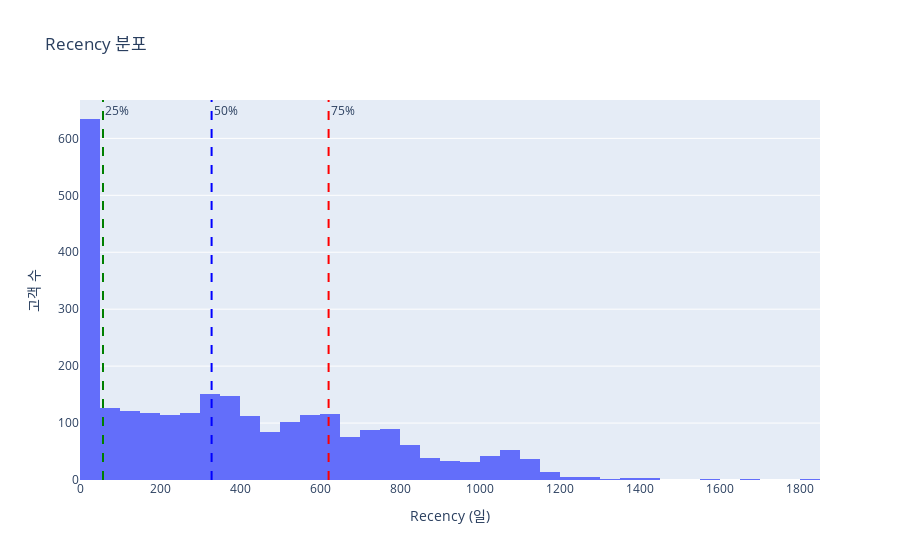
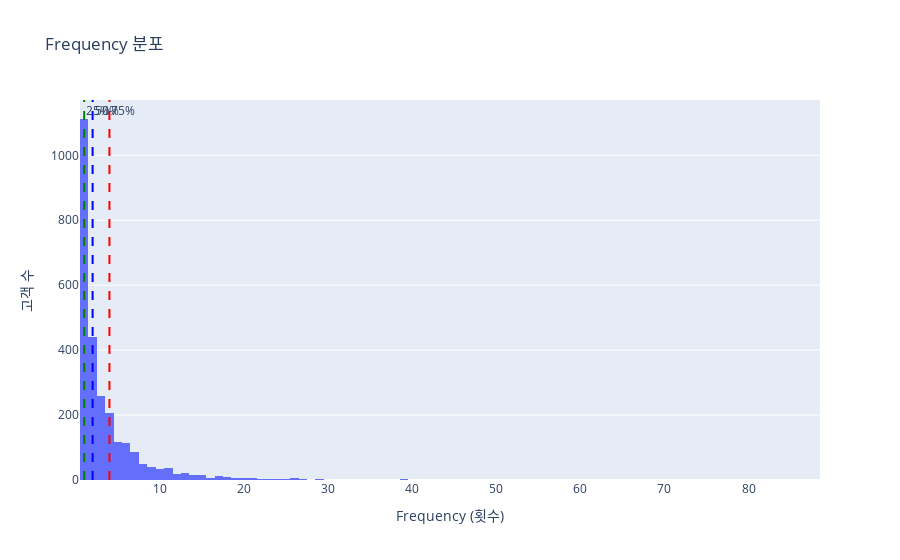
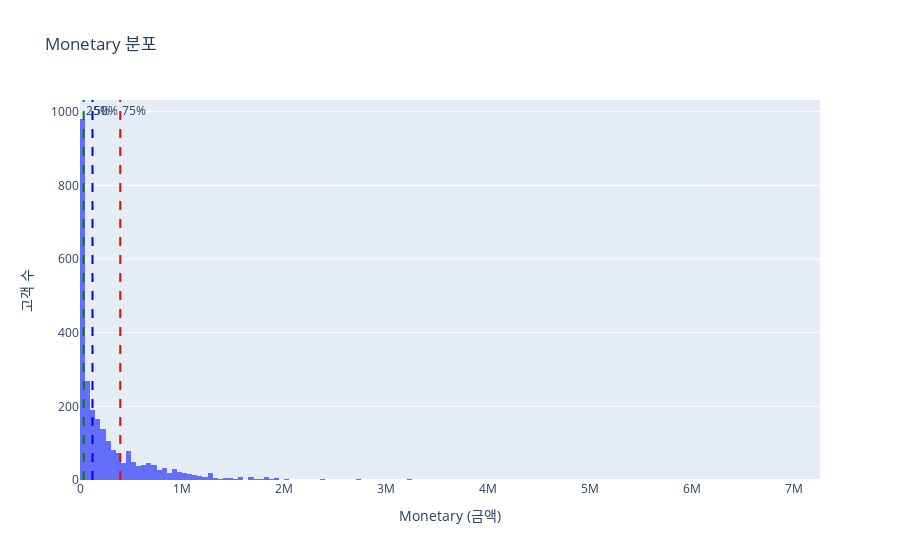

Write notebook code for charts like these, in order.
### Code cell
import plotly.graph_objs as go
import pandas as pd
from datetime import datetime
import plotly.graph_objects as go
import plotly.express as px
from qrytool import load_data_into_dataframe
import numpy as np

qry = """
    SELECT all_id, 주문id,결제일시::date,MAX(세후순결제금액) as 결제액
FROM salesmatrix
WHERE all_id IS NOT NULL AND 결제일시::date >= TO_DATE('2018-01-01', 'YYYY-MM-DD')
    AND 정산='합산'
GROUP BY all_id,주문id,결제일시::date;
    """
df = load_data_into_dataframe(qry)

# Convert '결제일시' to datetime
df['결제일시'] = pd.to_datetime(df['결제일시'])

# Calculate RFM metrics
NOW = datetime.now()
rfm = df.groupby('all_id').agg({
    '결제일시': lambda x: (NOW - x.max()).days,
    '주문id': 'count',
    '결제액': 'sum'
}).rename(columns={'결제일시': 'Recency', '주문id': 'Frequency', '결제액': 'Monetary'})


# Recency 분포
fig_recency = px.histogram(rfm, x='Recency', title='Recency 분포')
fig_recency.add_vline(x=quantiles['Recency'][0.25], line_dash="dash", line_color="green", annotation_text="25%")
fig_recency.add_vline(x=quantiles['Recency'][0.50], line_dash="dash", line_color="blue", annotation_text="50%")
fig_recency.add_vline(x=quantiles['Recency'][0.75], line_dash="dash", line_color="red", annotation_text="75%")
fig_recency.update_layout(xaxis_title='Recency (일)', yaxis_title='고객 수')
fig_recency.show()

# Frequency 분포
fig_frequency = px.histogram(rfm, x='Frequency', title='Frequency 분포')
fig_frequency.add_vline(x=quantiles['Frequency'][0.25], line_dash="dash", line_color="green", annotation_text="25%")
fig_frequency.add_vline(x=quantiles['Frequency'][0.50], line_dash="dash", line_color="blue", annotation_text="50%")
fig_frequency.add_vline(x=quantiles['Frequency'][0.75], line_dash="dash", line_color="red", annotation_text="75%")
fig_frequency.update_layout(xaxis_title='Frequency (횟수)', yaxis_title='고객 수')
fig_frequency.show()

# Monetary 분포
fig_monetary = px.histogram(rfm, x='Monetary', title='Monetary 분포')
fig_monetary.add_vline(x=quantiles['Monetary'][0.25], line_dash="dash", line_color="green", annotation_text="25%")
fig_monetary.add_vline(x=quantiles['Monetary'][0.50], line_dash="dash", line_color="blue", annotation_text="50%")
fig_monetary.add_vline(x=quantiles['Monetary'][0.75], line_dash="dash", line_color="red", annotation_text="75%")
fig_monetary.update_layout(xaxis_title='Monetary (금액)', yaxis_title='고객 수')
fig_monetary.show()

### Figure 1 — Plotly figure (JSON) as saved in the notebook; plotly's stock layout.template omitted (floating-point values rounded to 4 significant figures; data arrays with more than 128 entries replaced by an {"elided": "..."} marker saying what was removed)
{"data": [{"alignmentgroup": "True", "bingroup": "x", "hovertemplate": "Recency=%{x}<br>count=%{y}<extra></extra>", "legendgroup": "", "marker": {"color": "#636efa", "pattern": {"shape": ""}}, "name": "", "offsetgroup": "", "orientation": "v", "showlegend": false, "type": "histogram", "x": {"elided": "2640 int values"}, "xaxis": "x", "yaxis": "y"}], "layout": {"annotations": [{"showarrow": false, "text": "25%", "x": 57, "xanchor": "left", "xref": "x", "y": 1, "yanchor": "top", "yref": "y domain"}, {"showarrow": false, "text": "50%", "x": 328.5, "xanchor": "left", "xref": "x", "y": 1, "yanchor": "top", "yref": "y domain"}, {"showarrow": false, "text": "75%", "x": 621, "xanchor": "left", "xref": "x", "y": 1, "yanchor": "top", "yref": "y domain"}], "barmode": "relative", "legend": {"tracegroupgap": 0}, "shapes": [{"line": {"color": "green", "dash": "dash"}, "type": "line", "x0": 57, "x1": 57, "xref": "x", "y0": 0, "y1": 1, "yref": "y domain"}, {"line": {"color": "blue", "dash": "dash"}, "type": "line", "x0": 328.5, "x1": 328.5, "xref": "x", "y0": 0, "y1": 1, "yref": "y domain"}, {"line": {"color": "red", "dash": "dash"}, "type": "line", "x0": 621, "x1": 621, "xref": "x", "y0": 0, "y1": 1, "yref": "y domain"}], "title": {"text": "Recency 분포"}, "xaxis": {"anchor": "y", "domain": [0, 1], "title": {"text": "Recency (일)"}}, "yaxis": {"anchor": "x", "domain": [0, 1], "title": {"text": "고객 수"}}}}

### Figure 2 — Plotly figure (JSON) as saved in the notebook; plotly's stock layout.template omitted (floating-point values rounded to 4 significant figures; data arrays with more than 128 entries replaced by an {"elided": "..."} marker saying what was removed)
{"data": [{"alignmentgroup": "True", "bingroup": "x", "hovertemplate": "Frequency=%{x}<br>count=%{y}<extra></extra>", "legendgroup": "", "marker": {"color": "#636efa", "pattern": {"shape": ""}}, "name": "", "offsetgroup": "", "orientation": "v", "showlegend": false, "type": "histogram", "x": {"elided": "2640 int values"}, "xaxis": "x", "yaxis": "y"}], "layout": {"annotations": [{"showarrow": false, "text": "25%", "x": 1, "xanchor": "left", "xref": "x", "y": 1, "yanchor": "top", "yref": "y domain"}, {"showarrow": false, "text": "50%", "x": 2, "xanchor": "left", "xref": "x", "y": 1, "yanchor": "top", "yref": "y domain"}, {"showarrow": false, "text": "75%", "x": 4, "xanchor": "left", "xref": "x", "y": 1, "yanchor": "top", "yref": "y domain"}], "barmode": "relative", "legend": {"tracegroupgap": 0}, "shapes": [{"line": {"color": "green", "dash": "dash"}, "type": "line", "x0": 1, "x1": 1, "xref": "x", "y0": 0, "y1": 1, "yref": "y domain"}, {"line": {"color": "blue", "dash": "dash"}, "type": "line", "x0": 2, "x1": 2, "xref": "x", "y0": 0, "y1": 1, "yref": "y domain"}, {"line": {"color": "red", "dash": "dash"}, "type": "line", "x0": 4, "x1": 4, "xref": "x", "y0": 0, "y1": 1, "yref": "y domain"}], "title": {"text": "Frequency 분포"}, "xaxis": {"anchor": "y", "domain": [0, 1], "title": {"text": "Frequency (횟수)"}}, "yaxis": {"anchor": "x", "domain": [0, 1], "title": {"text": "고객 수"}}}}

### Figure 3 — Plotly figure (JSON) as saved in the notebook; plotly's stock layout.template omitted (floating-point values rounded to 4 significant figures; data arrays with more than 128 entries replaced by an {"elided": "..."} marker saying what was removed)
{"data": [{"alignmentgroup": "True", "bingroup": "x", "hovertemplate": "Monetary=%{x}<br>count=%{y}<extra></extra>", "legendgroup": "", "marker": {"color": "#636efa", "pattern": {"shape": ""}}, "name": "", "offsetgroup": "", "orientation": "v", "showlegend": false, "type": "histogram", "x": {"elided": "2640 int values"}, "xaxis": "x", "yaxis": "y"}], "layout": {"annotations": [{"showarrow": false, "text": "25%", "x": 36000, "xanchor": "left", "xref": "x", "y": 1, "yanchor": "top", "yref": "y domain"}, {"showarrow": false, "text": "50%", "x": 122375, "xanchor": "left", "xref": "x", "y": 1, "yanchor": "top", "yref": "y domain"}, {"showarrow": false, "text": "75%", "x": 394200, "xanchor": "left", "xref": "x", "y": 1, "yanchor": "top", "yref": "y domain"}], "barmode": "relative", "legend": {"tracegroupgap": 0}, "shapes": [{"line": {"color": "green", "dash": "dash"}, "type": "line", "x0": 36000, "x1": 36000, "xref": "x", "y0": 0, "y1": 1, "yref": "y domain"}, {"line": {"color": "blue", "dash": "dash"}, "type": "line", "x0": 122375, "x1": 122375, "xref": "x", "y0": 0, "y1": 1, "yref": "y domain"}, {"line": {"color": "red", "dash": "dash"}, "type": "line", "x0": 394200, "x1": 394200, "xref": "x", "y0": 0, "y1": 1, "yref": "y domain"}], "title": {"text": "Monetary 분포"}, "xaxis": {"anchor": "y", "domain": [0, 1], "title": {"text": "Monetary (금액)"}}, "yaxis": {"anchor": "x", "domain": [0, 1], "title": {"text": "고객 수"}}}}
